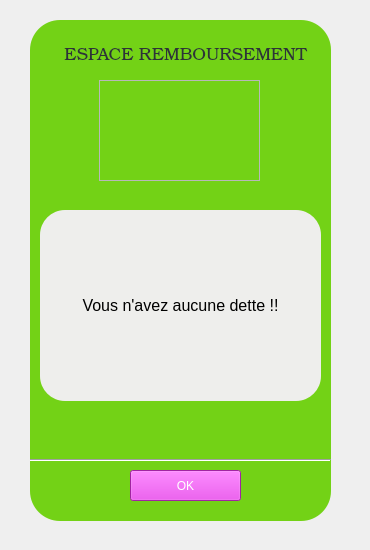
       <widget class="QWidget" name="inter_remb_auc_dette">
        <widget class="QPlainTextEdit" name="affichage_carte_17">
         <property name="geometry">
          <rect>
           <x>30</x>
           <y>20</y>
           <width>301</width>
           <height>501</height>
          </rect>
         </property>
         <property name="styleSheet">
          <string notr="true">background-color: rgb(115, 210, 22);
border-radius:30px;</string>
         </property>
         <property name="backgroundVisible">
          <bool>false</bool>
         </property>
         <property name="centerOnScroll">
          <bool>false</bool>
         </property>
        </widget>
        <widget class="QFrame" name="image_remboursement_auc_dette">
         <property name="geometry">
          <rect>
           <x>99</x>
           <y>80</y>
           <width>161</width>
           <height>101</height>
          </rect>
         </property>
         <property name="styleSheet">
          <string notr="true">border-image: url(:/images/img_remboursement.jpg);
</string>
         </property>
         <property name="frameShape">
          <enum>QFrame::StyledPanel</enum>
         </property>
         <property name="frameShadow">
          <enum>QFrame::Raised</enum>
         </property>
        </widget>
        <widget class="Line" name="line_16">
         <property name="geometry">
          <rect>
           <x>30</x>
           <y>450</y>
           <width>301</width>
           <height>20</height>
          </rect>
         </property>
         <property name="orientation">
          <enum>Qt::Horizontal</enum>
         </property>
        </widget>
        <widget class="QPushButton" name="ok_auc_dette">
         <property name="geometry">
          <rect>
           <x>130</x>
           <y>470</y>
           <width>111</width>
           <height>31</height>
          </rect>
         </property>
         <property name="styleSheet">
          <string notr="true">font: 11pt &quot;Ubuntu&quot;;
color: white;
background-color: rgb(224, 52, 226);
</string>
         </property>
         <property name="text">
          <string>OK</string>
         </property>
        </widget>
        <widget class="QLabel" name="titre_espace_remboursement_auc_dette">
         <property name="geometry">
          <rect>
           <x>60</x>
           <y>40</y>
           <width>251</width>
           <height>31</height>
          </rect>
         </property>
         <property name="font">
          <font>
           <family>URW Bookman L</family>
           <pointsize>13</pointsize>
           <weight>8</weight>
           <italic>false</italic>
           <bold>false</bold>
          </font>
         </property>
         <property name="styleSheet">
          <string notr="true">color: rgb(46, 52, 54);
background-image: url(:/images/backg.jpg);
font: 70 13pt &quot;URW Bookman L&quot;;
border-radius:10px;</string>
         </property>
         <property name="text">
          <string>ESPACE REMBOURSEMENT</string>
         </property>
         <property name="alignment">
          <set>Qt::AlignCenter</set>
         </property>
        </widget>
        <widget class="QLabel" name="Info_remboursement_auc_dette">
         <property name="geometry">
          <rect>
           <x>40</x>
           <y>210</y>
           <width>281</width>
           <height>191</height>
          </rect>
         </property>
         <property name="font">
          <font>
           <pointsize>12</pointsize>
          </font>
         </property>
         <property name="styleSheet">
          <string notr="true">background-color: rgb(238, 238, 236);
border-radius:25px;</string>
         </property>
         <property name="text">
          <string>Vous n'avez aucune dette !!</string>
         </property>
         <property name="alignment">
          <set>Qt::AlignCenter</set>
         </property>
        </widget>
        <widget class="QLabel" name="label_42">
         <property name="geometry">
          <rect>
           <x>0</x>
           <y>0</y>
           <width>361</width>
           <height>541</height>
          </rect>
         </property>
         <property name="styleSheet">
          <string notr="true">background-image: url(:/images/backg.jpg);</string>
         </property>
         <property name="text">
          <string/>
         </property>
        </widget>
        <zorder>label_42</zorder>
        <zorder>affichage_carte_17</zorder>
        <zorder>image_remboursement_auc_dette</zorder>
        <zorder>line_16</zorder>
        <zorder>ok_auc_dette</zorder>
        <zorder>titre_espace_remboursement_auc_dette</zorder>
        <zorder>Info_remboursement_auc_dette</zorder>
       </widget>
